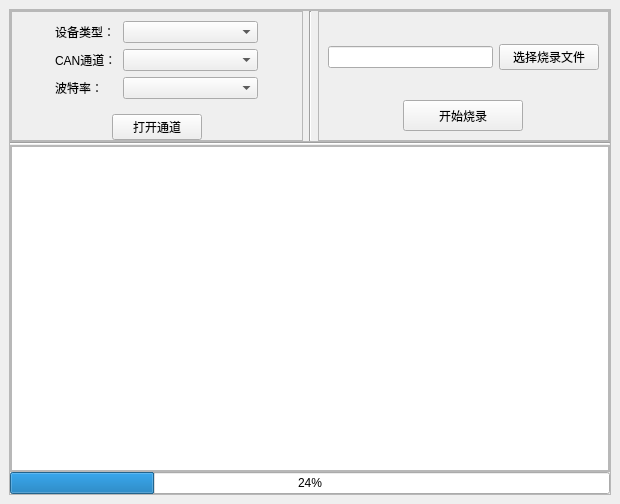
<?xml version="1.0" encoding="UTF-8"?>
<ui version="4.0">
 <class>MainWindow</class>
 <widget class="QMainWindow" name="MainWindow">
  <property name="windowModality">
   <enum>Qt::NonModal</enum>
  </property>
  <property name="geometry">
   <rect>
    <x>0</x>
    <y>0</y>
    <width>620</width>
    <height>504</height>
   </rect>
  </property>
  <property name="contextMenuPolicy">
   <enum>Qt::NoContextMenu</enum>
  </property>
  <property name="windowTitle">
   <string>MainWindow</string>
  </property>
  <property name="windowIcon">
   <iconset resource="resources.qrc">
    <normaloff>:/icon/res/BootLoader.ico</normaloff>:/icon/res/BootLoader.ico</iconset>
  </property>
  <property name="iconSize">
   <size>
    <width>50</width>
    <height>50</height>
   </size>
  </property>
  <widget class="QWidget" name="centralwidget">
   <layout class="QHBoxLayout" name="horizontalLayout" stretch="1">
    <item>
     <widget class="QFrame" name="frame">
      <property name="frameShape">
       <enum>QFrame::StyledPanel</enum>
      </property>
      <property name="frameShadow">
       <enum>QFrame::Raised</enum>
      </property>
      <layout class="QVBoxLayout" name="verticalLayout">
       <property name="spacing">
        <number>0</number>
       </property>
       <property name="leftMargin">
        <number>0</number>
       </property>
       <property name="topMargin">
        <number>0</number>
       </property>
       <property name="rightMargin">
        <number>0</number>
       </property>
       <property name="bottomMargin">
        <number>0</number>
       </property>
       <item>
        <widget class="QFrame" name="frame_5">
         <property name="frameShape">
          <enum>QFrame::StyledPanel</enum>
         </property>
         <property name="frameShadow">
          <enum>QFrame::Raised</enum>
         </property>
         <layout class="QHBoxLayout" name="horizontalLayout_4" stretch="1,0,1">
          <property name="leftMargin">
           <number>0</number>
          </property>
          <property name="topMargin">
           <number>0</number>
          </property>
          <property name="rightMargin">
           <number>0</number>
          </property>
          <property name="bottomMargin">
           <number>0</number>
          </property>
          <item>
           <widget class="QFrame" name="frame_2">
            <property name="sizePolicy">
             <sizepolicy hsizetype="Preferred" vsizetype="Preferred">
              <horstretch>0</horstretch>
              <verstretch>0</verstretch>
             </sizepolicy>
            </property>
            <property name="minimumSize">
             <size>
              <width>218</width>
              <height>100</height>
             </size>
            </property>
            <property name="sizeIncrement">
             <size>
              <width>0</width>
              <height>0</height>
             </size>
            </property>
            <property name="frameShape">
             <enum>QFrame::StyledPanel</enum>
            </property>
            <property name="frameShadow">
             <enum>QFrame::Raised</enum>
            </property>
            <layout class="QVBoxLayout" name="verticalLayout_4">
             <property name="leftMargin">
              <number>0</number>
             </property>
             <property name="topMargin">
              <number>0</number>
             </property>
             <property name="rightMargin">
              <number>0</number>
             </property>
             <property name="bottomMargin">
              <number>0</number>
             </property>
             <item alignment="Qt::AlignHCenter">
              <widget class="QWidget" name="widget" native="true">
               <property name="sizePolicy">
                <sizepolicy hsizetype="Fixed" vsizetype="Fixed">
                 <horstretch>0</horstretch>
                 <verstretch>0</verstretch>
                </sizepolicy>
               </property>
               <layout class="QHBoxLayout" name="horizontalLayout_3">
                <item>
                 <layout class="QVBoxLayout" name="verticalLayout_2">
                  <item>
                   <widget class="QLabel" name="label_16">
                    <property name="sizePolicy">
                     <sizepolicy hsizetype="Fixed" vsizetype="Preferred">
                      <horstretch>0</horstretch>
                      <verstretch>0</verstretch>
                     </sizepolicy>
                    </property>
                    <property name="minimumSize">
                     <size>
                      <width>0</width>
                      <height>20</height>
                     </size>
                    </property>
                    <property name="text">
                     <string>设备类型：</string>
                    </property>
                   </widget>
                  </item>
                  <item>
                   <widget class="QLabel" name="label_15">
                    <property name="sizePolicy">
                     <sizepolicy hsizetype="Fixed" vsizetype="Preferred">
                      <horstretch>0</horstretch>
                      <verstretch>0</verstretch>
                     </sizepolicy>
                    </property>
                    <property name="minimumSize">
                     <size>
                      <width>0</width>
                      <height>20</height>
                     </size>
                    </property>
                    <property name="text">
                     <string>CAN通道：</string>
                    </property>
                   </widget>
                  </item>
                  <item>
                   <widget class="QLabel" name="label_13">
                    <property name="sizePolicy">
                     <sizepolicy hsizetype="Fixed" vsizetype="Preferred">
                      <horstretch>0</horstretch>
                      <verstretch>0</verstretch>
                     </sizepolicy>
                    </property>
                    <property name="minimumSize">
                     <size>
                      <width>0</width>
                      <height>20</height>
                     </size>
                    </property>
                    <property name="text">
                     <string>波特率：</string>
                    </property>
                   </widget>
                  </item>
                 </layout>
                </item>
                <item>
                 <layout class="QVBoxLayout" name="verticalLayout_3">
                  <item>
                   <widget class="QComboBox" name="cmbDevType">
                    <property name="sizePolicy">
                     <sizepolicy hsizetype="Fixed" vsizetype="Fixed">
                      <horstretch>0</horstretch>
                      <verstretch>0</verstretch>
                     </sizepolicy>
                    </property>
                    <property name="minimumSize">
                     <size>
                      <width>135</width>
                      <height>20</height>
                     </size>
                    </property>
                    <property name="autoFillBackground">
                     <bool>false</bool>
                    </property>
                    <property name="sizeAdjustPolicy">
                     <enum>QComboBox::AdjustToContentsOnFirstShow</enum>
                    </property>
                    <property name="minimumContentsLength">
                     <number>0</number>
                    </property>
                   </widget>
                  </item>
                  <item>
                   <widget class="QComboBox" name="cmbCANChn">
                    <property name="sizePolicy">
                     <sizepolicy hsizetype="Fixed" vsizetype="Fixed">
                      <horstretch>0</horstretch>
                      <verstretch>0</verstretch>
                     </sizepolicy>
                    </property>
                    <property name="minimumSize">
                     <size>
                      <width>135</width>
                      <height>20</height>
                     </size>
                    </property>
                    <property name="autoFillBackground">
                     <bool>false</bool>
                    </property>
                    <property name="sizeAdjustPolicy">
                     <enum>QComboBox::AdjustToContentsOnFirstShow</enum>
                    </property>
                    <property name="minimumContentsLength">
                     <number>0</number>
                    </property>
                   </widget>
                  </item>
                  <item>
                   <widget class="QComboBox" name="cmbBaudrate">
                    <property name="sizePolicy">
                     <sizepolicy hsizetype="Fixed" vsizetype="Fixed">
                      <horstretch>0</horstretch>
                      <verstretch>0</verstretch>
                     </sizepolicy>
                    </property>
                    <property name="minimumSize">
                     <size>
                      <width>135</width>
                      <height>20</height>
                     </size>
                    </property>
                   </widget>
                  </item>
                 </layout>
                </item>
               </layout>
              </widget>
             </item>
             <item>
              <layout class="QHBoxLayout" name="horizontalLayout_5" stretch="2">
               <item alignment="Qt::AlignHCenter">
                <widget class="QPushButton" name="btnCANCtrl">
                 <property name="sizePolicy">
                  <sizepolicy hsizetype="Fixed" vsizetype="Fixed">
                   <horstretch>0</horstretch>
                   <verstretch>0</verstretch>
                  </sizepolicy>
                 </property>
                 <property name="minimumSize">
                  <size>
                   <width>90</width>
                   <height>0</height>
                  </size>
                 </property>
                 <property name="text">
                  <string>打开通道</string>
                 </property>
                </widget>
               </item>
              </layout>
             </item>
            </layout>
           </widget>
          </item>
          <item>
           <widget class="Line" name="line_2">
            <property name="orientation">
             <enum>Qt::Vertical</enum>
            </property>
           </widget>
          </item>
          <item>
           <widget class="QFrame" name="frame_4">
            <property name="frameShape">
             <enum>QFrame::StyledPanel</enum>
            </property>
            <property name="frameShadow">
             <enum>QFrame::Raised</enum>
            </property>
            <layout class="QVBoxLayout" name="verticalLayout_5">
             <item>
              <widget class="QWidget" name="widget_2" native="true">
               <layout class="QHBoxLayout" name="horizontalLayout_2" stretch="0,1">
                <property name="leftMargin">
                 <number>0</number>
                </property>
                <property name="topMargin">
                 <number>0</number>
                </property>
                <property name="rightMargin">
                 <number>0</number>
                </property>
                <property name="bottomMargin">
                 <number>0</number>
                </property>
                <item>
                 <widget class="QLineEdit" name="lineEdit"/>
                </item>
                <item>
                 <widget class="QPushButton" name="btnSelectFile">
                  <property name="enabled">
                   <bool>true</bool>
                  </property>
                  <property name="sizePolicy">
                   <sizepolicy hsizetype="Fixed" vsizetype="Fixed">
                    <horstretch>0</horstretch>
                    <verstretch>0</verstretch>
                   </sizepolicy>
                  </property>
                  <property name="minimumSize">
                   <size>
                    <width>100</width>
                    <height>0</height>
                   </size>
                  </property>
                  <property name="text">
                   <string>选择烧录文件</string>
                  </property>
                 </widget>
                </item>
               </layout>
              </widget>
             </item>
             <item alignment="Qt::AlignHCenter">
              <widget class="QPushButton" name="pushButton">
               <property name="sizePolicy">
                <sizepolicy hsizetype="Fixed" vsizetype="Fixed">
                 <horstretch>0</horstretch>
                 <verstretch>0</verstretch>
                </sizepolicy>
               </property>
               <property name="minimumSize">
                <size>
                 <width>120</width>
                 <height>31</height>
                </size>
               </property>
               <property name="sizeIncrement">
                <size>
                 <width>0</width>
                 <height>0</height>
                </size>
               </property>
               <property name="text">
                <string>开始烧录</string>
               </property>
              </widget>
             </item>
            </layout>
           </widget>
          </item>
         </layout>
        </widget>
       </item>
       <item>
        <widget class="Line" name="line">
         <property name="orientation">
          <enum>Qt::Horizontal</enum>
         </property>
        </widget>
       </item>
       <item>
        <widget class="QScrollArea" name="scrollArea">
         <property name="widgetResizable">
          <bool>true</bool>
         </property>
         <widget class="QWidget" name="scrollAreaWidgetContents">
          <property name="geometry">
           <rect>
            <x>0</x>
            <y>0</y>
            <width>594</width>
            <height>310</height>
           </rect>
          </property>
          <layout class="QVBoxLayout" name="verticalLayout_6">
           <property name="leftMargin">
            <number>0</number>
           </property>
           <property name="topMargin">
            <number>0</number>
           </property>
           <property name="rightMargin">
            <number>0</number>
           </property>
           <property name="bottomMargin">
            <number>0</number>
           </property>
           <item>
            <widget class="QTextEdit" name="send_display">
             <property name="readOnly">
              <bool>true</bool>
             </property>
            </widget>
           </item>
          </layout>
         </widget>
        </widget>
       </item>
       <item>
        <widget class="QProgressBar" name="progressBar">
         <property name="sizePolicy">
          <sizepolicy hsizetype="Preferred" vsizetype="Fixed">
           <horstretch>0</horstretch>
           <verstretch>0</verstretch>
          </sizepolicy>
         </property>
         <property name="minimumSize">
          <size>
           <width>264</width>
           <height>0</height>
          </size>
         </property>
         <property name="value">
          <number>24</number>
         </property>
        </widget>
       </item>
      </layout>
     </widget>
    </item>
   </layout>
  </widget>
 </widget>
 <resources>
  <include location="resources.qrc"/>
 </resources>
 <connections/>
</ui>
